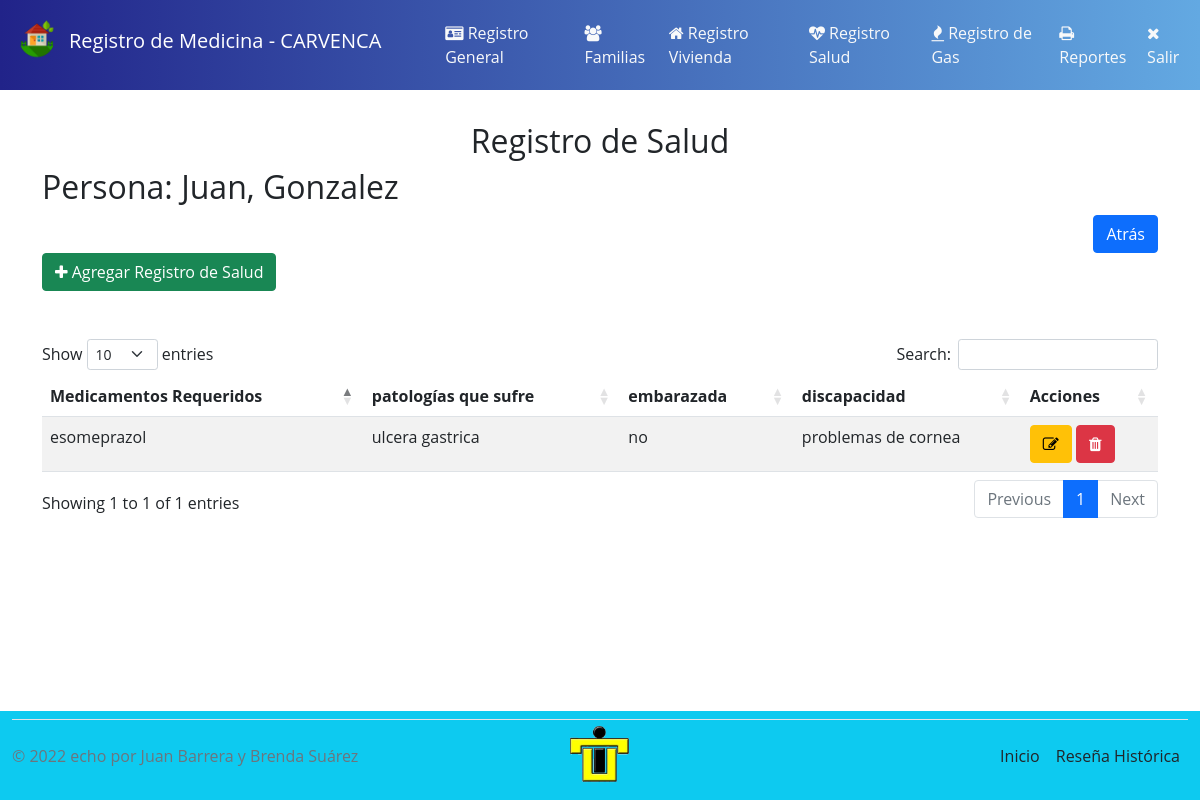
The app's page /medicina.php?persona=12 (signed in), older data.
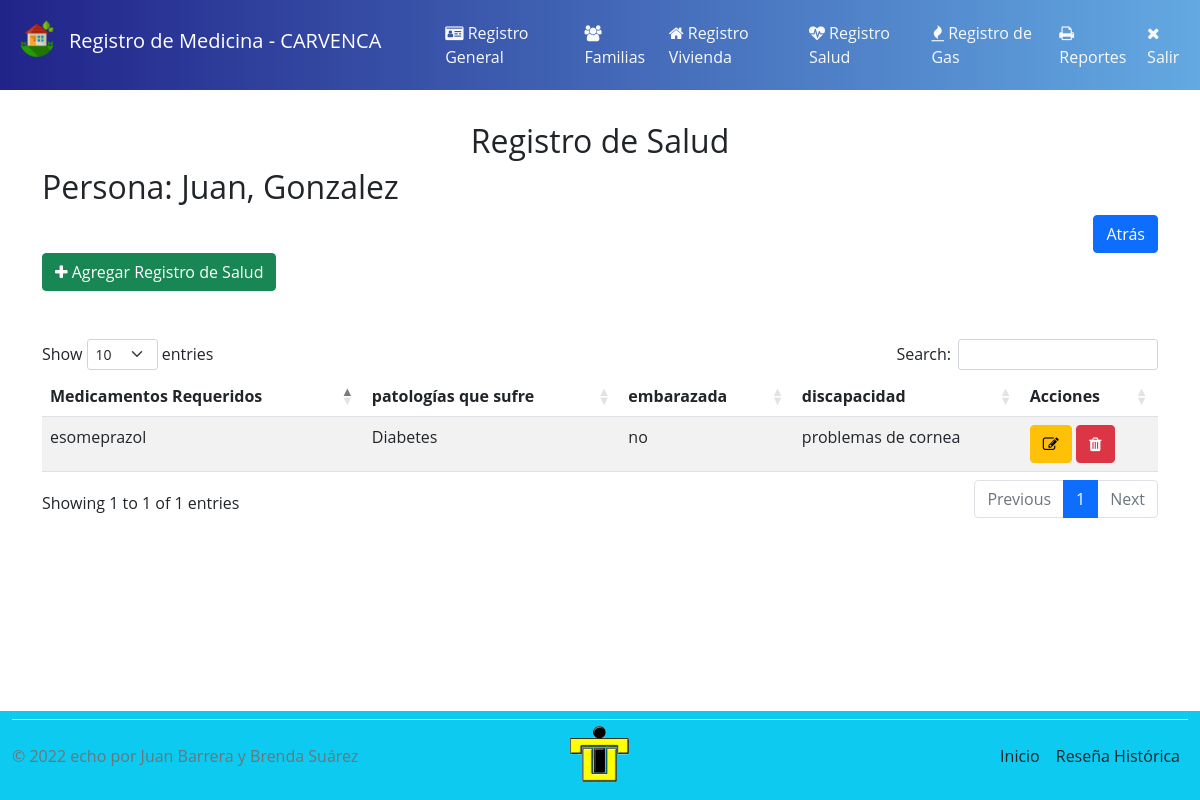
The same page, newer data.
### tables this page shows
CREATE TABLE `general`  (
  `cedula` varchar(40) NOT NULL,
  `nombre` varchar(45) NOT NULL,
  `apellido` varchar(45) NOT NULL,
  `sexo` varchar(30) NOT NULL,
  `nacimiento` date NOT NULL,
  `edoCivil` varchar(40) NOT NULL,
  `telefono` int NOT NULL,
  `jefeFamilia` int NULL DEFAULT 0,
  PRIMARY KEY (`cedula`) USING BTREE
);

CREATE TABLE `salud`  (
  `idMedicinas` int NOT NULL AUTO_INCREMENT,
  `cedula` varchar(40) NULL DEFAULT NULL,
  `medicamentos` varchar(30) NOT NULL,
  `patologias` varchar(25) NOT NULL,
  `embarazadas` varchar(25) NOT NULL,
  `discapacidad` varchar(20) NOT NULL,
  PRIMARY KEY (`idMedicinas`) USING BTREE,
  INDEX `cedulaSalud`(`cedula` ASC) USING BTREE,
  CONSTRAINT `cedulaSalud` FOREIGN KEY (`cedula`) REFERENCES `general` (`cedula`) ON DELETE CASCADE ON UPDATE CASCADE
);

### mostrar.php (called while the page is built, shortened)
<?Php
if ($tituloPagina == 'Medicinas') {
    include_once('conexion.php');
    $consultaPersona = "SELECT cedula, nombre, apellido FROM general WHERE cedula = $id";
    $resultadoPersona = mysqli_query($conexion, $consultaPersona);
    $consultasalud = "SELECT * FROM salud WHERE cedula = $id";
    $resultadoMedicina = mysqli_query($conexion, $consultasalud);
}

### medicina.php (the view, shortened to what this page needs)
<?Php
$tituloPagina = 'Registro de Medicina';
include_once('header.php');
?>
<main>
    <div class="container separacion">
        <div class="row">
            <div class="col-lg-12 text-center">
                <h2>Registro de Salud</h2>
            </div>
        </div>
        <div class="row">
            <?Php
            if (!isset($_GET['persona'])) { ?>
                <form action="#" method="get">
                    <div class="container">
                        <div class="row">
                            <div class="col-lg-4">
                                <label for="persona" class="form-label">Persona </label>
                            </div>
                            <div class="col-lg-6">
                                <select name="persona" id="persona" class="form-select mi-selector">
                                    <option></option>
                                    <?php
                                    while ($row = mysqli_fetch_array($resultado)) {
                                        $id = $row['cedula'];
                                        $nom = $row['nombre'];
                                        $apelli = $row['apellido'];
                                    ?>
                                        <option value="<?= $id ?>"><?= $id ." - ". $nom . " " . $apelli ?></option>
                                    <?php
                                    }
                                    mysqli_free_result($resultado);
                                    mysqli_close($conexion);
                                    ?>
                                </select>
                            </div>
                            <div class="col-lg-2">
                                <input type="submit" value="Ver Registro de Salud" class="btn btn-success">
                            </div>
                        </div>
                    </div>
                </form>
            <?php
            } else {
                $tituloPagina = 'Medicinas';
                $id = $_GET['persona'];
                include_once('mostrar.php');
                $persona = mysqli_fetch_array($resultadoPersona);
                $nombres = $persona['nombre'] . ', ' . $persona['apellido'];
                echo "<h2>Persona: " . $nombres . " </h2>";
            ?>
                <div class="col-lg-12 text-end">
                    <a href="medicina.php" class="btn btn-primary offset-lg-6">Atrás</a>
                </div>
                <div class="container">
                    <div class="row">
                        <div class="col-lg-8 mb-5">
                            <a href="nuevaMedicina.php?id=<?= $id ?>&new=1" class="btn btn-success" title="Agregar nuevo Registro de Salud"><i class="fa fa-plus"></i> Agregar Registro de Salud</a>
                        </div>
                        <div class="col-lg-12">
                            <?Php
                            $filas = mysqli_num_rows($resultadoMedicina);
                            if ($filas <= 0) {
                                echo "<h2 class='mt-4 p-3 text-black alert alert-warning' role='alert'> No Hay Registros Asociados a esta persona</h2>";
                            } else {
                            ?>
                                <table class="table table-striped display" id="medicinas">
                                    <thead>
                                        <tr>
                                            <th>Medicamentos Requeridos</th>
                                            <th>patologías que sufre</th>
                                            <th>embarazada</th>
                                            <th>discapacidad</th>
                                            <th>Acciones</th>
                                        </tr>
                                    </thead>
                                    <?php
                                    while ($row = mysqli_fetch_array($resultadoMedicina)) {
                                        $id = $row['idMedicinas'];
                                        $cedula = $row['cedula'];
                                    ?>
                                        <tr>
                                            <td><?= $row['medicamentos'] ?></td>
                                            <td><?= $row['patologias'] ?></td>
                                            <td><?= $row['embarazadas'] ?></td>
                                            <td><?= $row['discapacidad'] ?></td>
                                            <td>
                                                <a href="editarMedicinas.php?edit=1&tipo=Medicina&id='<?= $id ?>'&persona=<?= $cedula ?>" class="btn btn-warning" title="Editar"><i class="fa fa-edit"></i></a>
                                                <a href="#" class="btn btn-danger" title="Borrar"><i class="fa fa-trash"></i></a>
                                            </td>
                                        </tr>
                                    <?php
                                    }
                                    ?>
                                </table>
                            <?Php
                            }
                            ?>
                        </div>
                    </div>
                </div>
            <?php
            }
            ?>
        </div>
    </div>
</main>
<?php include_once('footer.php'); ?>

### header.php (shortened to what this page needs)
<!DOCTYPE html>
<html>
<head>
  <link rel="stylesheet" href="https://cdnjs.cloudflare.com/ajax/libs/font-awesome/4.7.0/css/font-awesome.min.css">
  <link rel="stylesheet" href="assets/css/font-awesome.min.css">
  <link href="https://cdn.jsdelivr.net/npm/bootstrap@5.1.3/dist/css/bootstrap.min.css" rel="stylesheet">
  <link rel="stylesheet" type="text/css" href="https://cdn.datatables.net/v/bs5/jq-3.6.0/dt-1.13.1/datatables.min.css" />
  <link rel="stylesheet" type="text/css" href="assets/lib/DataTables/datatables.css">
  <link rel="stylesheet" href="assets/lib/alertifyjs/css/alertify.min.css" />
  <link rel="stylesheet" href="assets/lib/alertifyjs/css/themes/bootstrap.min.css" />
  <link href="assets/lib/select2/dist/css/select2.min.css" rel="stylesheet" />
  <link href="https://cdn.jsdelivr.net/npm/select2@4.1.0-rc.0/dist/css/select2.min.css" rel="stylesheet" />
  <link rel="stylesheet" href="assets/css/estilos.css">
</head>
<body>
  <header>
    <nav class="navbar navbar-expand-lg navbar-dark">
      <img src="assets/image/logo.png" alt="logo" class="logo img-responsive">
      <h1 class="navbar-brand"> <?= $tituloPagina ?> - CARVENCA</h1>
      <div class="collapse navbar-collapse" id="navbarNav">
        <ul class="navbar-nav">
          <li class="nav-item">
            <a class="nav-link text-light" href="registrogeneral.php"><i class="fa fa-id-card"></i> Registro General</a>
          </li>
          <li class="nav-item">
            <a class="nav-link text-light" href="familia.php"><i class="fa fa-group"></i> Familias</a>
          </li>
          <li class="nav-item">
            <a class="nav-link text-light" href="vivienda.php"><i class="fa fa-home"></i> Registro Vivienda</a>
          </li>
          <li class="nav-item">
            <a class="nav-link text-light" href="medicina.php"><i class="fa fa-heartbeat"></i> Registro Salud</a>
          </li>
          <li class="nav-item">
            <a class="nav-link text-light" href="gas.php"><i class="fa fa-fire"></i> Registro de Gas</a>
          </li>
          <li class="nav-item">
            <a class="nav-link text-light" href="reportes.php"><i class="fa fa-print"></i> Reportes</a>
          </li>
          <li class="nav-item">
            <a class="nav-link text-light" href="logout.php"><i class="fa fa-times"></i> Salir</a>
          </li>
        </ul>
      </div>
    </nav>
  </header>

### footer.php (shortened to what this page needs)
<div class="container-fluid footer bg-info fixed-bottom mt-5">
  <footer class="d-flex flex-wrap justify-content-between align-items-center py-1 my-2 border-top">
    <p class="col-md-4 mb-0 text-muted">© 2022 echo por Juan Barrera y Brenda Suárez</p>
    <a href="home.php" class="col-md-4 d-flex align-items-center justify-content-center mb-3 mb-md-0 me-md-auto link-dark text-decoration-none">
      <img src="assets/image/icono.png" alt="Icono" class="logo">
    </a>
    <ul class="nav col-md-4 justify-content-end mr-2">
      <?php if (isset($_SESSION['usuario'])) {
      ?>
        <li class="nav-item"><a href="home.php" class="nav-link px-2 text-dark">Inicio</a></li>
        <li class="nav-item"><a href="historia.php" class="nav-link px-2 text-dark">Reseña Histórica</a></li>
      <?php } ?>
    </ul>
  </footer>
</div>
</body>
</html>

### assets/css/estilos.css (style rules this page uses)
* { margin: 0; padding: 0; box-sizing: border-box; }
body { font-family: 'Open Sans', sans-serif; }
.navbar-nav { margin-left: 05% }
.logo { width: 64px; height: 64px; animation: none; }
header { background: #0aa4ca; background: -webkit-linear-gradient(to right, #212389, #63a9e2); background: linear-gradient(to right, #212389, #63a9e2); height: auto; padding: 5px; width: 100%; }
.separacion { margin-top: 2rem; }
.table { margin-top: 2em; margin-bottom: 2em; }
img { display: block; height: 400px; object-fit: cover; animation: arriba 1s ease-in; }
footer img { width: 40px; height: auto; }
main { margin-bottom: 10%; }

Row changes from the older to the newer data that the page shows:
changed salud "esomeprazol": patologias "ulcera gastrica" → "Diabetes"
